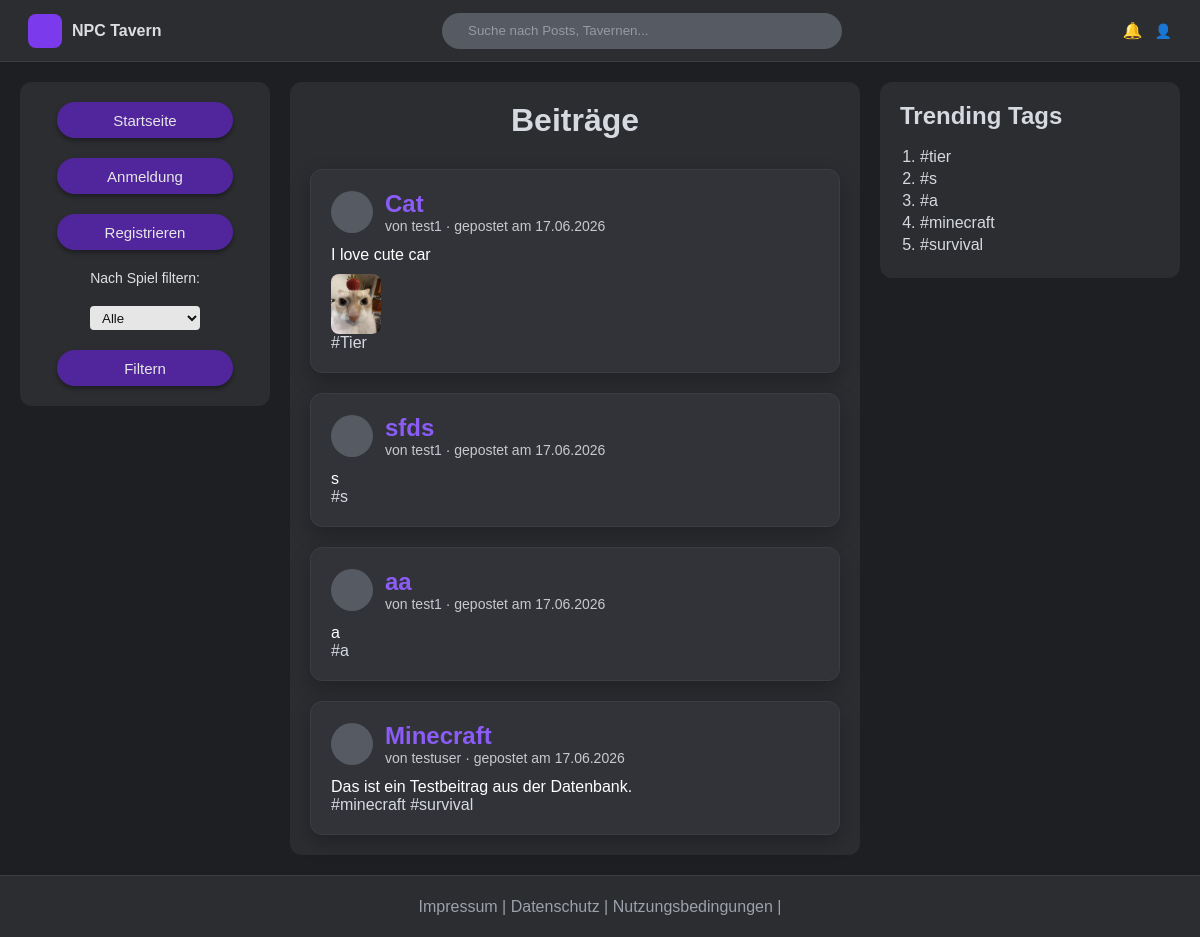
The app's page /, older data.
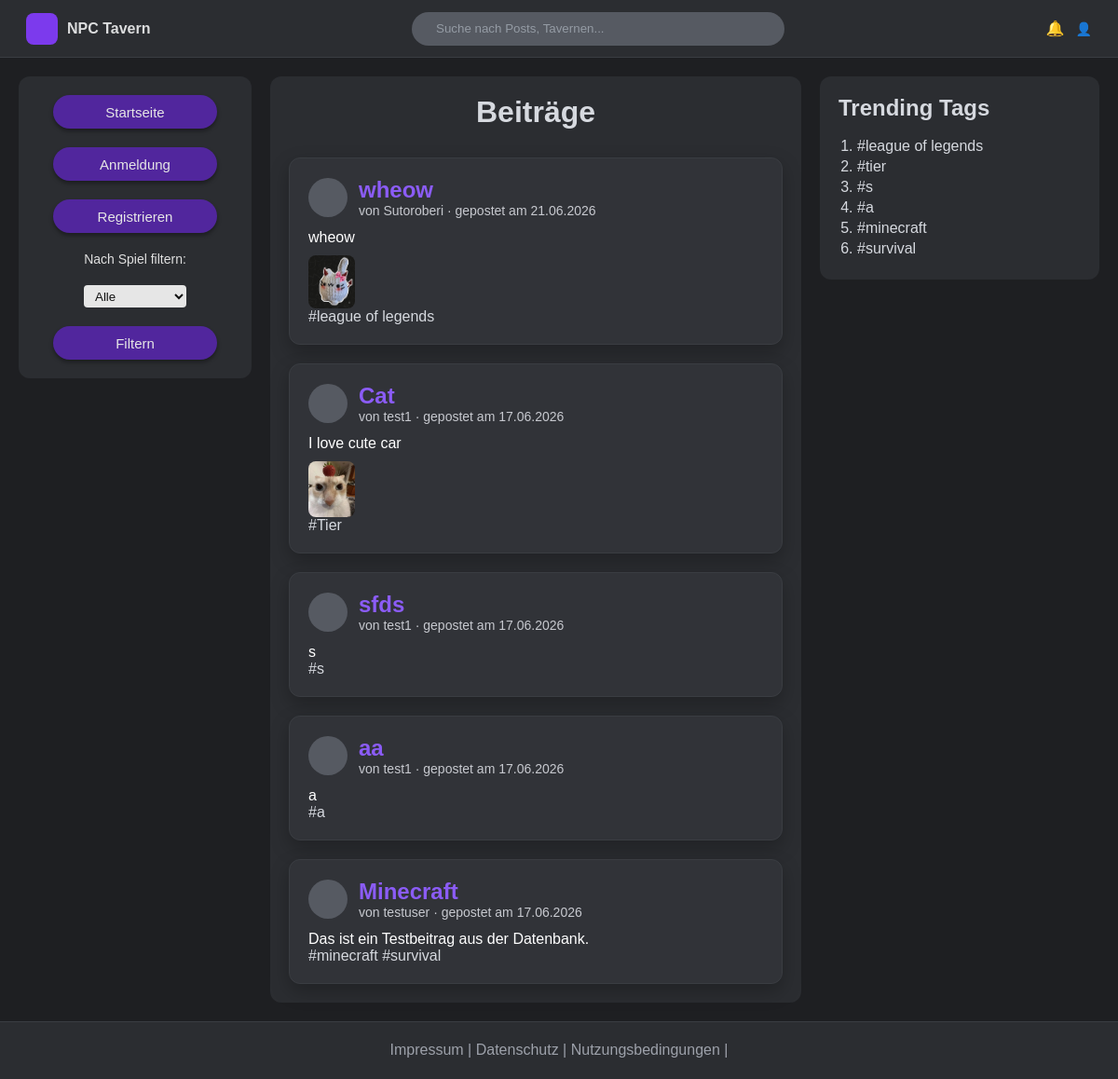
The same page, newer data.
### tables this page shows
CREATE TABLE posts (
                id INTEGER PRIMARY KEY AUTOINCREMENT,
                title TEXT NOT NULL,
                tags TEXT NOT NULL DEFAULT '[]',
                media TEXT,
                text TEXT NOT NULL,
                url TEXT NOT NULL UNIQUE,
                author TEXT,
                created_at INTEGER NOT NULL
            );

### php/model/PostPDOSQLite.php (called while the page is built, shortened)
<?php
require_once __DIR__ . "/PostData.php";
class PostPDOSQLite implements PostDAO {
    private static $instance = null;
    public static function getInstance(): PostPDOSQLite {
        if (self::$instance === null) {
            self::$instance = new PostPDOSQLite();
        }
        return self::$instance;
    }
    private function getConnection(): PDO {
        global $abs_path;
        $dbDir = $abs_path . "/db";
        $dbFile = $dbDir . "/post.db";
        $db = new PDO("sqlite:" . $dbFile);
        $db->setAttribute(PDO::ATTR_ERRMODE, PDO::ERRMODE_EXCEPTION);
        $db->setAttribute(PDO::ATTR_DEFAULT_FETCH_MODE, PDO::FETCH_ASSOC);
        return $db;
    }
    public function findAll(): array {
        try {
            $db = $this->getConnection();
            $stmt = $db->query("
                SELECT *
                FROM posts
                ORDER BY created_at DESC
            ");
            $posts = [];
            foreach ($stmt->fetchAll() as $row) {
                $posts[] = $this->rowToPost($row);
            }
            return $posts;
        } catch (PDOException $e) {
            throw new RuntimeException("Datenbankfehler beim Lesen der Beiträge.");
        }
    }
    public function getBestTags(int $limit = 10): array {
        $tagCounts = [];
        foreach ($this->findAll() as $post) {
            foreach ($post->getPostTags() as $tag) {
                $tag = trim(strtolower($tag));
                $tagCounts[$tag] = ($tagCounts[$tag] ?? 0) + 1;
            }
        }
        arsort($tagCounts);
        return array_slice(array_keys($tagCounts), 0, $limit);
    }
    private function rowToPost(array $row): PostData {
        return new PostData(
            $row["title"],
            json_decode($row["tags"], true) ?? [],
            $row["media"],
            $row["text"],
            $row["url"],
            intval($row["id"]),
            $row["author"],
            intval($row["created_at"])
        );
    }
}

### php/model/PostData.php (called while the page is built, shortened)
<?php
class PostData {
    public function getPostTitle(): string {
        return $this->postTitle;
    }
    public function getPostTags(): array {
        return $this->postTags;
    }
    public function getPostMedia(): ?string {
        return $this->postMedia;
    }
    public function getPostText(): ?string {
        return $this->postText;
    }
    public function getPostUrl(): ?string {
        return($this->postUrl);
    }
    public function getPostAuthor(): ?string {
        return $this->postAuthor;
    }
    public function getPostDate(): ?string {
        return $this->postDate;
    }
}

### config.php (called while the page is built)
<?php
return [
    'post_storage' => 'db',
];

### php/model/Post.php (called while the page is built, shortened)
<?php
require_once __DIR__ . "/PostPDOSQLite.php";
class Post
{
    private static ?PostDAO $instance = null;
    public static function getInstance(): PostDAO
    {
        if (self::$instance === null) {
            $config = include __DIR__ . '/../../config.php';
            switch ($config['post_storage']) {
                case 'db':
                    self::$instance = PostPDOSQLite::getInstance();
                    break;
            }
        }
        return self::$instance;
    }
}

### index.php (the view, shortened to what the changed rows need)
<?php
require_once __DIR__ . "/path.php";
require_once $abs_path . "/php/model/Post.php";
$postDao = Post::getInstance();
try {
    $alleBeitraege = $postDao->findAll();
    $trendingTags = $postDao->getBestTags(10);
} catch (Exception $e) {
    $alleBeitraege = [];
    $trendingTags = [];
    $datenbankFehler = $e->getMessage();
}
$gewaehltesSpiel = trim($_GET["spiel"] ?? "");
$gefilterteBeitraege = [];
foreach ($alleBeitraege as $post) {
    if ($gewaehltesSpiel === "") {
        $gefilterteBeitraege[] = $post;
        continue;
    }
}
?>
<?php include_once $abs_path . "/php/include/head.php"; ?>
<body>
<div class="layout">
    <main class="post-feed">
        <h1>Beiträge</h1>
        <?php foreach ($gefilterteBeitraege as $beitrag): ?>
            <?php
            $postId = $beitrag->getPostId();
            $postTitle = $beitrag->getPostTitle();
            $postText = $beitrag->getPostText();
            $postMedia = $beitrag->getPostMedia();
            $postAuthor = $beitrag->getPostAuthor();
            $postUrl = $beitrag->getPostUrl();
            $postDate = $beitrag->getPostDate();
            if ($postDate !== null) {
                $datum = date("d.m.Y", (int) $postDate);
            } else {
                $datum = "";
            }
            $detailLink = "beitrag.php";
            if ($postUrl !== null && $postUrl !== "") {
                $detailLink .= "?post=" . urlencode($postUrl);
            } elseif ($postId !== null) {
                $detailLink .= "?id=" . urlencode((string) $postId);
            }
            ?>
            <article class="post">
                <div class="post-header">
                    <div class="avatar"></div>
                    <div>
                        <h2>
                            <a href="<?php echo htmlspecialchars($detailLink); ?>">
                                <?php echo htmlspecialchars($postTitle); ?>
                            </a>
                        </h2>
                        <p class="post-date">
                            <?php if ($postAuthor !== null && $postAuthor !== ""): ?>
                                von <?php echo htmlspecialchars($postAuthor); ?>
                            <?php endif; ?>
                            <?php if ($datum !== ""): ?>
                                · gepostet am <?php echo htmlspecialchars($datum); ?>
                            <?php endif; ?>
                        </p>
                    </div>
                </div>
                <p class="post-text">
                    <?php echo nl2br(htmlspecialchars($postText)); ?>
                </p>
                <?php if ($postMedia !== null && trim($postMedia) !== ""): ?>
                    <p>
                        <img
                            class="post-image"
                            style='max-width:50px'
                            src="<?php echo htmlspecialchars($postMedia); ?>"
                            alt="Beitragsbild"
                        >
                    </p>
                <?php endif; ?>
                <?php if (!empty($beitrag->getPostTags())): ?>
                    <p class="post-tags">
                        <?php foreach ($beitrag->getPostTags() as $tag): ?>
                            <span>#<?php echo htmlspecialchars($tag); ?></span>
                        <?php endforeach; ?>
                    </p>
                <?php endif; ?>
            </article>
        <?php endforeach; ?>
    </main>
    <aside class="sidebar-right">
        <h2>Trending Tags</h2>
        <ol>
            <?php if (!empty($trendingTags)): ?>
                <?php foreach ($trendingTags as $tag): ?>
                    <li>#<?php echo htmlspecialchars($tag); ?></li>
                <?php endforeach; ?>
            <?php endif; ?>
        </ol>
    </aside>
</div>
</body>
</html>

Row changes from the older to the newer data that the page shows:
added posts: title "wheow", author "Sutoroberi", created_at "21.06.2026", postText "wheow", media (picture), tag "league of legends"
Text that changed along with them:
new list line: "# league of legends"
